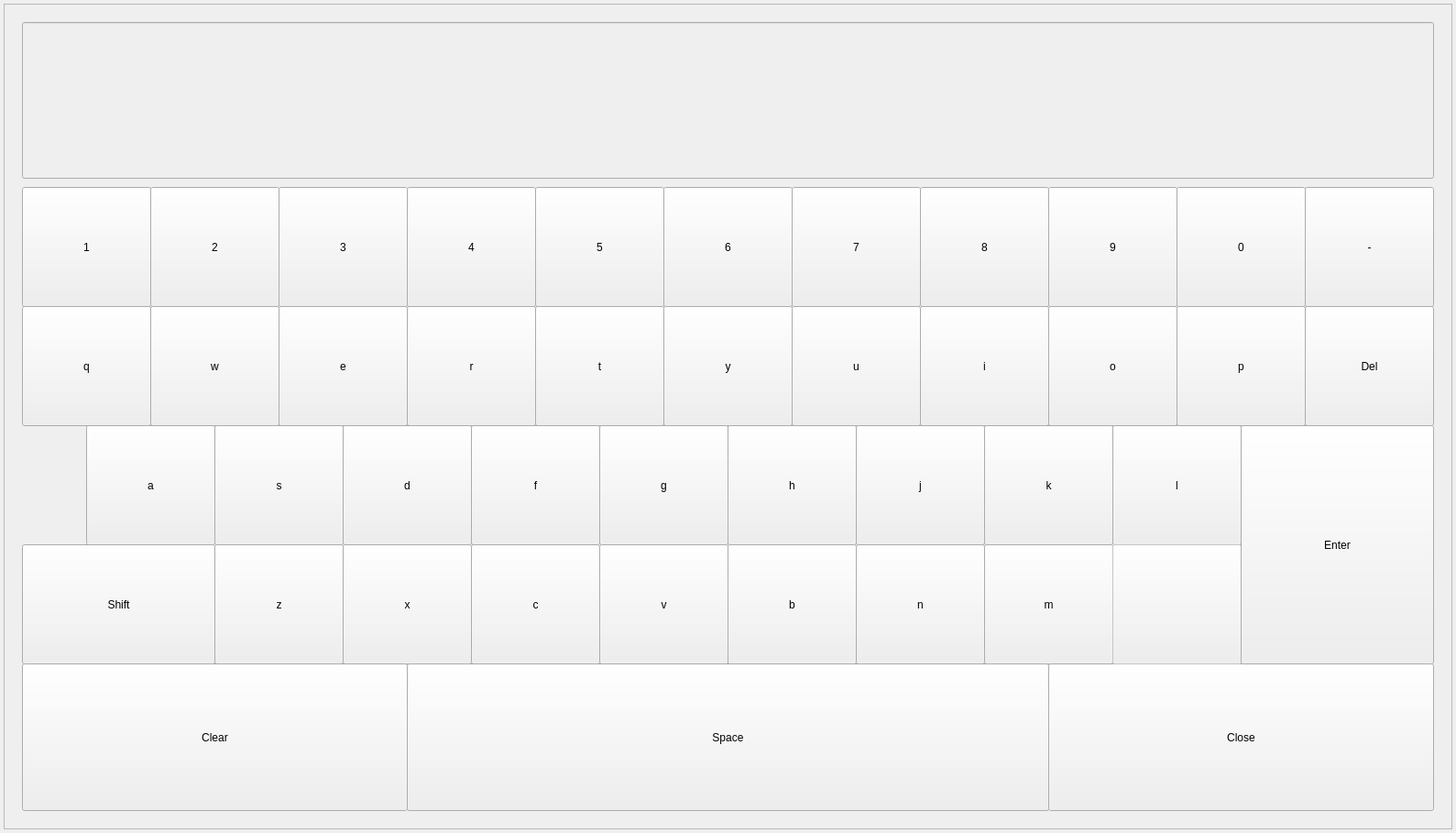
<?xml version="1.0" encoding="UTF-8"?>
<ui version="4.0">
 <class>UiKeyboardDialog1080p</class>
 <widget class="QWidget" name="UiKeyboardDialog1080p">
  <property name="geometry">
   <rect>
    <x>0</x>
    <y>0</y>
    <width>1589</width>
    <height>909</height>
   </rect>
  </property>
  <property name="windowTitle">
   <string>Form</string>
  </property>
  <widget class="QFrame" name="frame">
   <property name="geometry">
    <rect>
     <x>4</x>
     <y>4</y>
     <width>1581</width>
     <height>901</height>
    </rect>
   </property>
   <property name="frameShape">
    <enum>QFrame::StyledPanel</enum>
   </property>
   <property name="frameShadow">
    <enum>QFrame::Raised</enum>
   </property>
   <widget class="QLineEdit" name="label_text">
    <property name="enabled">
     <bool>false</bool>
    </property>
    <property name="geometry">
     <rect>
      <x>20</x>
      <y>20</y>
      <width>1541</width>
      <height>171</height>
     </rect>
    </property>
    <property name="alignment">
     <set>Qt::AlignCenter</set>
    </property>
   </widget>
   <widget class="QPushButton" name="pushButton_1">
    <property name="geometry">
     <rect>
      <x>20</x>
      <y>200</y>
      <width>141</width>
      <height>131</height>
     </rect>
    </property>
    <property name="sizePolicy">
     <sizepolicy hsizetype="Fixed" vsizetype="Fixed">
      <horstretch>0</horstretch>
      <verstretch>0</verstretch>
     </sizepolicy>
    </property>
    <property name="text">
     <string>1</string>
    </property>
   </widget>
   <widget class="QPushButton" name="pushButton_2">
    <property name="geometry">
     <rect>
      <x>160</x>
      <y>200</y>
      <width>141</width>
      <height>131</height>
     </rect>
    </property>
    <property name="sizePolicy">
     <sizepolicy hsizetype="Fixed" vsizetype="Fixed">
      <horstretch>0</horstretch>
      <verstretch>0</verstretch>
     </sizepolicy>
    </property>
    <property name="text">
     <string>2</string>
    </property>
   </widget>
   <widget class="QPushButton" name="pushButton_3">
    <property name="geometry">
     <rect>
      <x>300</x>
      <y>200</y>
      <width>141</width>
      <height>131</height>
     </rect>
    </property>
    <property name="sizePolicy">
     <sizepolicy hsizetype="Fixed" vsizetype="Fixed">
      <horstretch>0</horstretch>
      <verstretch>0</verstretch>
     </sizepolicy>
    </property>
    <property name="text">
     <string>3</string>
    </property>
   </widget>
   <widget class="QPushButton" name="pushButton_4">
    <property name="geometry">
     <rect>
      <x>440</x>
      <y>200</y>
      <width>141</width>
      <height>131</height>
     </rect>
    </property>
    <property name="sizePolicy">
     <sizepolicy hsizetype="Fixed" vsizetype="Fixed">
      <horstretch>0</horstretch>
      <verstretch>0</verstretch>
     </sizepolicy>
    </property>
    <property name="text">
     <string>4</string>
    </property>
   </widget>
   <widget class="QPushButton" name="pushButton_5">
    <property name="geometry">
     <rect>
      <x>580</x>
      <y>200</y>
      <width>141</width>
      <height>131</height>
     </rect>
    </property>
    <property name="sizePolicy">
     <sizepolicy hsizetype="Fixed" vsizetype="Fixed">
      <horstretch>0</horstretch>
      <verstretch>0</verstretch>
     </sizepolicy>
    </property>
    <property name="text">
     <string>5</string>
    </property>
   </widget>
   <widget class="QPushButton" name="pushButton_6">
    <property name="geometry">
     <rect>
      <x>720</x>
      <y>200</y>
      <width>141</width>
      <height>131</height>
     </rect>
    </property>
    <property name="sizePolicy">
     <sizepolicy hsizetype="Fixed" vsizetype="Fixed">
      <horstretch>0</horstretch>
      <verstretch>0</verstretch>
     </sizepolicy>
    </property>
    <property name="text">
     <string>6</string>
    </property>
   </widget>
   <widget class="QPushButton" name="pushButton_7">
    <property name="geometry">
     <rect>
      <x>860</x>
      <y>200</y>
      <width>141</width>
      <height>131</height>
     </rect>
    </property>
    <property name="sizePolicy">
     <sizepolicy hsizetype="Fixed" vsizetype="Fixed">
      <horstretch>0</horstretch>
      <verstretch>0</verstretch>
     </sizepolicy>
    </property>
    <property name="text">
     <string>7</string>
    </property>
   </widget>
   <widget class="QPushButton" name="pushButton_8">
    <property name="geometry">
     <rect>
      <x>1000</x>
      <y>200</y>
      <width>141</width>
      <height>131</height>
     </rect>
    </property>
    <property name="sizePolicy">
     <sizepolicy hsizetype="Fixed" vsizetype="Fixed">
      <horstretch>0</horstretch>
      <verstretch>0</verstretch>
     </sizepolicy>
    </property>
    <property name="text">
     <string>8</string>
    </property>
   </widget>
   <widget class="QPushButton" name="pushButton_9">
    <property name="geometry">
     <rect>
      <x>1140</x>
      <y>200</y>
      <width>141</width>
      <height>131</height>
     </rect>
    </property>
    <property name="sizePolicy">
     <sizepolicy hsizetype="Fixed" vsizetype="Fixed">
      <horstretch>0</horstretch>
      <verstretch>0</verstretch>
     </sizepolicy>
    </property>
    <property name="text">
     <string>9</string>
    </property>
   </widget>
   <widget class="QPushButton" name="pushButton_0">
    <property name="geometry">
     <rect>
      <x>1280</x>
      <y>200</y>
      <width>141</width>
      <height>131</height>
     </rect>
    </property>
    <property name="sizePolicy">
     <sizepolicy hsizetype="Fixed" vsizetype="Fixed">
      <horstretch>0</horstretch>
      <verstretch>0</verstretch>
     </sizepolicy>
    </property>
    <property name="text">
     <string>0</string>
    </property>
   </widget>
   <widget class="QPushButton" name="pushButton_q">
    <property name="geometry">
     <rect>
      <x>20</x>
      <y>330</y>
      <width>141</width>
      <height>131</height>
     </rect>
    </property>
    <property name="sizePolicy">
     <sizepolicy hsizetype="Fixed" vsizetype="Fixed">
      <horstretch>0</horstretch>
      <verstretch>0</verstretch>
     </sizepolicy>
    </property>
    <property name="text">
     <string>q</string>
    </property>
   </widget>
   <widget class="QPushButton" name="pushButton_w">
    <property name="geometry">
     <rect>
      <x>160</x>
      <y>330</y>
      <width>141</width>
      <height>131</height>
     </rect>
    </property>
    <property name="sizePolicy">
     <sizepolicy hsizetype="Fixed" vsizetype="Fixed">
      <horstretch>0</horstretch>
      <verstretch>0</verstretch>
     </sizepolicy>
    </property>
    <property name="text">
     <string>w</string>
    </property>
   </widget>
   <widget class="QPushButton" name="pushButton_e">
    <property name="geometry">
     <rect>
      <x>300</x>
      <y>330</y>
      <width>141</width>
      <height>131</height>
     </rect>
    </property>
    <property name="sizePolicy">
     <sizepolicy hsizetype="Fixed" vsizetype="Fixed">
      <horstretch>0</horstretch>
      <verstretch>0</verstretch>
     </sizepolicy>
    </property>
    <property name="text">
     <string>e</string>
    </property>
   </widget>
   <widget class="QPushButton" name="pushButton_r">
    <property name="geometry">
     <rect>
      <x>440</x>
      <y>330</y>
      <width>141</width>
      <height>131</height>
     </rect>
    </property>
    <property name="sizePolicy">
     <sizepolicy hsizetype="Fixed" vsizetype="Fixed">
      <horstretch>0</horstretch>
      <verstretch>0</verstretch>
     </sizepolicy>
    </property>
    <property name="text">
     <string>r</string>
    </property>
   </widget>
   <widget class="QPushButton" name="pushButton_t">
    <property name="geometry">
     <rect>
      <x>580</x>
      <y>330</y>
      <width>141</width>
      <height>131</height>
     </rect>
    </property>
    <property name="sizePolicy">
     <sizepolicy hsizetype="Fixed" vsizetype="Fixed">
      <horstretch>0</horstretch>
      <verstretch>0</verstretch>
     </sizepolicy>
    </property>
    <property name="text">
     <string>t</string>
    </property>
   </widget>
   <widget class="QPushButton" name="pushButton_y">
    <property name="geometry">
     <rect>
      <x>720</x>
      <y>330</y>
      <width>141</width>
      <height>131</height>
     </rect>
    </property>
    <property name="sizePolicy">
     <sizepolicy hsizetype="Fixed" vsizetype="Fixed">
      <horstretch>0</horstretch>
      <verstretch>0</verstretch>
     </sizepolicy>
    </property>
    <property name="text">
     <string>y</string>
    </property>
   </widget>
   <widget class="QPushButton" name="pushButton_u">
    <property name="geometry">
     <rect>
      <x>860</x>
      <y>330</y>
      <width>141</width>
      <height>131</height>
     </rect>
    </property>
    <property name="sizePolicy">
     <sizepolicy hsizetype="Fixed" vsizetype="Fixed">
      <horstretch>0</horstretch>
      <verstretch>0</verstretch>
     </sizepolicy>
    </property>
    <property name="text">
     <string>u</string>
    </property>
   </widget>
   <widget class="QPushButton" name="pushButton_i">
    <property name="geometry">
     <rect>
      <x>1000</x>
      <y>330</y>
      <width>141</width>
      <height>131</height>
     </rect>
    </property>
    <property name="sizePolicy">
     <sizepolicy hsizetype="Fixed" vsizetype="Fixed">
      <horstretch>0</horstretch>
      <verstretch>0</verstretch>
     </sizepolicy>
    </property>
    <property name="text">
     <string>i</string>
    </property>
   </widget>
   <widget class="QPushButton" name="pushButton_o">
    <property name="geometry">
     <rect>
      <x>1140</x>
      <y>330</y>
      <width>141</width>
      <height>131</height>
     </rect>
    </property>
    <property name="sizePolicy">
     <sizepolicy hsizetype="Fixed" vsizetype="Fixed">
      <horstretch>0</horstretch>
      <verstretch>0</verstretch>
     </sizepolicy>
    </property>
    <property name="text">
     <string>o</string>
    </property>
   </widget>
   <widget class="QPushButton" name="pushButton_p">
    <property name="geometry">
     <rect>
      <x>1280</x>
      <y>330</y>
      <width>141</width>
      <height>131</height>
     </rect>
    </property>
    <property name="sizePolicy">
     <sizepolicy hsizetype="Fixed" vsizetype="Fixed">
      <horstretch>0</horstretch>
      <verstretch>0</verstretch>
     </sizepolicy>
    </property>
    <property name="text">
     <string>p</string>
    </property>
   </widget>
   <widget class="QPushButton" name="pushButton_a">
    <property name="geometry">
     <rect>
      <x>90</x>
      <y>460</y>
      <width>141</width>
      <height>131</height>
     </rect>
    </property>
    <property name="sizePolicy">
     <sizepolicy hsizetype="Fixed" vsizetype="Fixed">
      <horstretch>0</horstretch>
      <verstretch>0</verstretch>
     </sizepolicy>
    </property>
    <property name="text">
     <string>a</string>
    </property>
   </widget>
   <widget class="QPushButton" name="pushButton_s">
    <property name="geometry">
     <rect>
      <x>230</x>
      <y>460</y>
      <width>141</width>
      <height>131</height>
     </rect>
    </property>
    <property name="sizePolicy">
     <sizepolicy hsizetype="Fixed" vsizetype="Fixed">
      <horstretch>0</horstretch>
      <verstretch>0</verstretch>
     </sizepolicy>
    </property>
    <property name="text">
     <string>s</string>
    </property>
   </widget>
   <widget class="QPushButton" name="pushButton_d">
    <property name="geometry">
     <rect>
      <x>370</x>
      <y>460</y>
      <width>141</width>
      <height>131</height>
     </rect>
    </property>
    <property name="sizePolicy">
     <sizepolicy hsizetype="Fixed" vsizetype="Fixed">
      <horstretch>0</horstretch>
      <verstretch>0</verstretch>
     </sizepolicy>
    </property>
    <property name="text">
     <string>d</string>
    </property>
   </widget>
   <widget class="QPushButton" name="pushButton_f">
    <property name="geometry">
     <rect>
      <x>510</x>
      <y>460</y>
      <width>141</width>
      <height>131</height>
     </rect>
    </property>
    <property name="sizePolicy">
     <sizepolicy hsizetype="Fixed" vsizetype="Fixed">
      <horstretch>0</horstretch>
      <verstretch>0</verstretch>
     </sizepolicy>
    </property>
    <property name="text">
     <string>f</string>
    </property>
   </widget>
   <widget class="QPushButton" name="pushButton_g">
    <property name="geometry">
     <rect>
      <x>650</x>
      <y>460</y>
      <width>141</width>
      <height>131</height>
     </rect>
    </property>
    <property name="sizePolicy">
     <sizepolicy hsizetype="Fixed" vsizetype="Fixed">
      <horstretch>0</horstretch>
      <verstretch>0</verstretch>
     </sizepolicy>
    </property>
    <property name="text">
     <string>g</string>
    </property>
   </widget>
   <widget class="QPushButton" name="pushButton_h">
    <property name="geometry">
     <rect>
      <x>790</x>
      <y>460</y>
      <width>141</width>
      <height>131</height>
     </rect>
    </property>
    <property name="sizePolicy">
     <sizepolicy hsizetype="Fixed" vsizetype="Fixed">
      <horstretch>0</horstretch>
      <verstretch>0</verstretch>
     </sizepolicy>
    </property>
    <property name="text">
     <string>h</string>
    </property>
   </widget>
   <widget class="QPushButton" name="pushButton_j">
    <property name="geometry">
     <rect>
      <x>930</x>
      <y>460</y>
      <width>141</width>
      <height>131</height>
     </rect>
    </property>
    <property name="sizePolicy">
     <sizepolicy hsizetype="Fixed" vsizetype="Fixed">
      <horstretch>0</horstretch>
      <verstretch>0</verstretch>
     </sizepolicy>
    </property>
    <property name="text">
     <string>j</string>
    </property>
   </widget>
   <widget class="QPushButton" name="pushButton_k">
    <property name="geometry">
     <rect>
      <x>1070</x>
      <y>460</y>
      <width>141</width>
      <height>131</height>
     </rect>
    </property>
    <property name="sizePolicy">
     <sizepolicy hsizetype="Fixed" vsizetype="Fixed">
      <horstretch>0</horstretch>
      <verstretch>0</verstretch>
     </sizepolicy>
    </property>
    <property name="text">
     <string>k</string>
    </property>
   </widget>
   <widget class="QPushButton" name="pushButton_l">
    <property name="geometry">
     <rect>
      <x>1210</x>
      <y>460</y>
      <width>141</width>
      <height>131</height>
     </rect>
    </property>
    <property name="sizePolicy">
     <sizepolicy hsizetype="Fixed" vsizetype="Fixed">
      <horstretch>0</horstretch>
      <verstretch>0</verstretch>
     </sizepolicy>
    </property>
    <property name="text">
     <string>l</string>
    </property>
   </widget>
   <widget class="QPushButton" name="pushButton_z">
    <property name="geometry">
     <rect>
      <x>230</x>
      <y>590</y>
      <width>141</width>
      <height>131</height>
     </rect>
    </property>
    <property name="sizePolicy">
     <sizepolicy hsizetype="Fixed" vsizetype="Fixed">
      <horstretch>0</horstretch>
      <verstretch>0</verstretch>
     </sizepolicy>
    </property>
    <property name="text">
     <string>z</string>
    </property>
   </widget>
   <widget class="QPushButton" name="pushButton_x">
    <property name="geometry">
     <rect>
      <x>370</x>
      <y>590</y>
      <width>141</width>
      <height>131</height>
     </rect>
    </property>
    <property name="sizePolicy">
     <sizepolicy hsizetype="Fixed" vsizetype="Fixed">
      <horstretch>0</horstretch>
      <verstretch>0</verstretch>
     </sizepolicy>
    </property>
    <property name="text">
     <string>x</string>
    </property>
   </widget>
   <widget class="QPushButton" name="pushButton_c">
    <property name="geometry">
     <rect>
      <x>510</x>
      <y>590</y>
      <width>141</width>
      <height>131</height>
     </rect>
    </property>
    <property name="sizePolicy">
     <sizepolicy hsizetype="Fixed" vsizetype="Fixed">
      <horstretch>0</horstretch>
      <verstretch>0</verstretch>
     </sizepolicy>
    </property>
    <property name="text">
     <string>c</string>
    </property>
   </widget>
   <widget class="QPushButton" name="pushButton_v">
    <property name="geometry">
     <rect>
      <x>650</x>
      <y>590</y>
      <width>141</width>
      <height>131</height>
     </rect>
    </property>
    <property name="sizePolicy">
     <sizepolicy hsizetype="Fixed" vsizetype="Fixed">
      <horstretch>0</horstretch>
      <verstretch>0</verstretch>
     </sizepolicy>
    </property>
    <property name="text">
     <string>v</string>
    </property>
   </widget>
   <widget class="QPushButton" name="pushButton_b">
    <property name="geometry">
     <rect>
      <x>790</x>
      <y>590</y>
      <width>141</width>
      <height>131</height>
     </rect>
    </property>
    <property name="sizePolicy">
     <sizepolicy hsizetype="Fixed" vsizetype="Fixed">
      <horstretch>0</horstretch>
      <verstretch>0</verstretch>
     </sizepolicy>
    </property>
    <property name="text">
     <string>b</string>
    </property>
   </widget>
   <widget class="QPushButton" name="pushButton_n">
    <property name="geometry">
     <rect>
      <x>930</x>
      <y>590</y>
      <width>141</width>
      <height>131</height>
     </rect>
    </property>
    <property name="sizePolicy">
     <sizepolicy hsizetype="Fixed" vsizetype="Fixed">
      <horstretch>0</horstretch>
      <verstretch>0</verstretch>
     </sizepolicy>
    </property>
    <property name="text">
     <string>n</string>
    </property>
   </widget>
   <widget class="QPushButton" name="pushButton_m">
    <property name="geometry">
     <rect>
      <x>1070</x>
      <y>590</y>
      <width>141</width>
      <height>131</height>
     </rect>
    </property>
    <property name="sizePolicy">
     <sizepolicy hsizetype="Fixed" vsizetype="Fixed">
      <horstretch>0</horstretch>
      <verstretch>0</verstretch>
     </sizepolicy>
    </property>
    <property name="text">
     <string>m</string>
    </property>
   </widget>
   <widget class="QPushButton" name="pushButton_shift_left">
    <property name="geometry">
     <rect>
      <x>20</x>
      <y>590</y>
      <width>211</width>
      <height>131</height>
     </rect>
    </property>
    <property name="sizePolicy">
     <sizepolicy hsizetype="Fixed" vsizetype="Fixed">
      <horstretch>0</horstretch>
      <verstretch>0</verstretch>
     </sizepolicy>
    </property>
    <property name="text">
     <string>Shift</string>
    </property>
   </widget>
   <widget class="QPushButton" name="pushButton_backspace">
    <property name="geometry">
     <rect>
      <x>1420</x>
      <y>330</y>
      <width>141</width>
      <height>131</height>
     </rect>
    </property>
    <property name="sizePolicy">
     <sizepolicy hsizetype="Fixed" vsizetype="Fixed">
      <horstretch>0</horstretch>
      <verstretch>0</verstretch>
     </sizepolicy>
    </property>
    <property name="text">
     <string>Del</string>
    </property>
   </widget>
   <widget class="QPushButton" name="pushButton_clear">
    <property name="geometry">
     <rect>
      <x>20</x>
      <y>720</y>
      <width>421</width>
      <height>161</height>
     </rect>
    </property>
    <property name="sizePolicy">
     <sizepolicy hsizetype="Fixed" vsizetype="Fixed">
      <horstretch>0</horstretch>
      <verstretch>0</verstretch>
     </sizepolicy>
    </property>
    <property name="text">
     <string>Clear</string>
    </property>
   </widget>
   <widget class="QPushButton" name="pushButton_enter">
    <property name="geometry">
     <rect>
      <x>1350</x>
      <y>460</y>
      <width>211</width>
      <height>261</height>
     </rect>
    </property>
    <property name="sizePolicy">
     <sizepolicy hsizetype="Fixed" vsizetype="Fixed">
      <horstretch>0</horstretch>
      <verstretch>0</verstretch>
     </sizepolicy>
    </property>
    <property name="text">
     <string>Enter</string>
    </property>
   </widget>
   <widget class="QPushButton" name="pushButton_close">
    <property name="geometry">
     <rect>
      <x>1140</x>
      <y>720</y>
      <width>421</width>
      <height>161</height>
     </rect>
    </property>
    <property name="sizePolicy">
     <sizepolicy hsizetype="Fixed" vsizetype="Fixed">
      <horstretch>0</horstretch>
      <verstretch>0</verstretch>
     </sizepolicy>
    </property>
    <property name="text">
     <string>Close</string>
    </property>
   </widget>
   <widget class="QPushButton" name="pushButton_space">
    <property name="geometry">
     <rect>
      <x>440</x>
      <y>720</y>
      <width>701</width>
      <height>161</height>
     </rect>
    </property>
    <property name="sizePolicy">
     <sizepolicy hsizetype="Fixed" vsizetype="Fixed">
      <horstretch>0</horstretch>
      <verstretch>0</verstretch>
     </sizepolicy>
    </property>
    <property name="text">
     <string>Space</string>
    </property>
   </widget>
   <widget class="QPushButton" name="pushButton_shift_right">
    <property name="enabled">
     <bool>false</bool>
    </property>
    <property name="geometry">
     <rect>
      <x>1210</x>
      <y>590</y>
      <width>141</width>
      <height>131</height>
     </rect>
    </property>
    <property name="sizePolicy">
     <sizepolicy hsizetype="Fixed" vsizetype="Fixed">
      <horstretch>0</horstretch>
      <verstretch>0</verstretch>
     </sizepolicy>
    </property>
    <property name="text">
     <string/>
    </property>
   </widget>
   <widget class="QPushButton" name="pushButton_hyphen">
    <property name="enabled">
     <bool>true</bool>
    </property>
    <property name="geometry">
     <rect>
      <x>1420</x>
      <y>200</y>
      <width>141</width>
      <height>131</height>
     </rect>
    </property>
    <property name="sizePolicy">
     <sizepolicy hsizetype="Fixed" vsizetype="Fixed">
      <horstretch>0</horstretch>
      <verstretch>0</verstretch>
     </sizepolicy>
    </property>
    <property name="text">
     <string>-</string>
    </property>
   </widget>
   <zorder>pushButton_hyphen</zorder>
   <zorder>label_text</zorder>
   <zorder>pushButton_1</zorder>
   <zorder>pushButton_2</zorder>
   <zorder>pushButton_3</zorder>
   <zorder>pushButton_4</zorder>
   <zorder>pushButton_5</zorder>
   <zorder>pushButton_6</zorder>
   <zorder>pushButton_7</zorder>
   <zorder>pushButton_8</zorder>
   <zorder>pushButton_9</zorder>
   <zorder>pushButton_0</zorder>
   <zorder>pushButton_q</zorder>
   <zorder>pushButton_w</zorder>
   <zorder>pushButton_e</zorder>
   <zorder>pushButton_r</zorder>
   <zorder>pushButton_t</zorder>
   <zorder>pushButton_y</zorder>
   <zorder>pushButton_u</zorder>
   <zorder>pushButton_i</zorder>
   <zorder>pushButton_o</zorder>
   <zorder>pushButton_a</zorder>
   <zorder>pushButton_s</zorder>
   <zorder>pushButton_d</zorder>
   <zorder>pushButton_f</zorder>
   <zorder>pushButton_g</zorder>
   <zorder>pushButton_h</zorder>
   <zorder>pushButton_j</zorder>
   <zorder>pushButton_k</zorder>
   <zorder>pushButton_l</zorder>
   <zorder>pushButton_z</zorder>
   <zorder>pushButton_x</zorder>
   <zorder>pushButton_c</zorder>
   <zorder>pushButton_v</zorder>
   <zorder>pushButton_b</zorder>
   <zorder>pushButton_n</zorder>
   <zorder>pushButton_m</zorder>
   <zorder>pushButton_shift_left</zorder>
   <zorder>pushButton_backspace</zorder>
   <zorder>pushButton_clear</zorder>
   <zorder>pushButton_close</zorder>
   <zorder>pushButton_space</zorder>
   <zorder>pushButton_shift_right</zorder>
   <zorder>pushButton_p</zorder>
   <zorder>pushButton_enter</zorder>
  </widget>
 </widget>
 <resources/>
 <connections/>
</ui>
